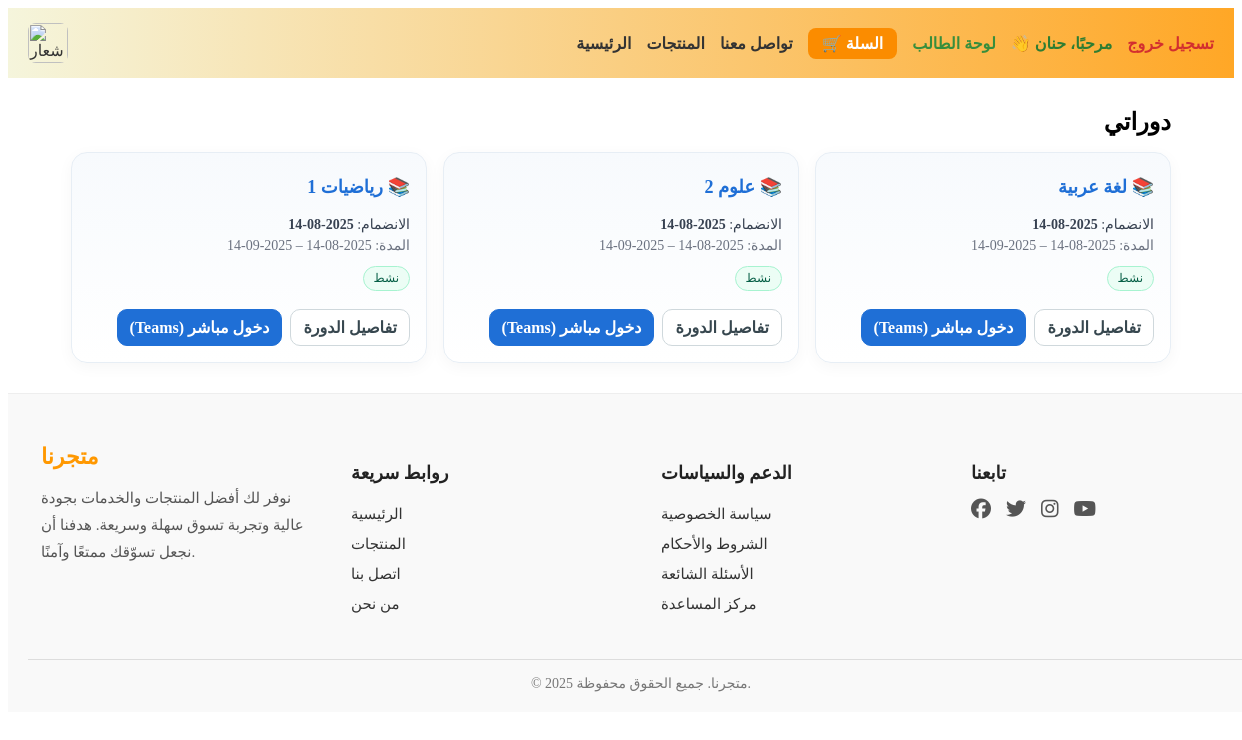
Page /student/courses/ (signed in) on the earlier database version.
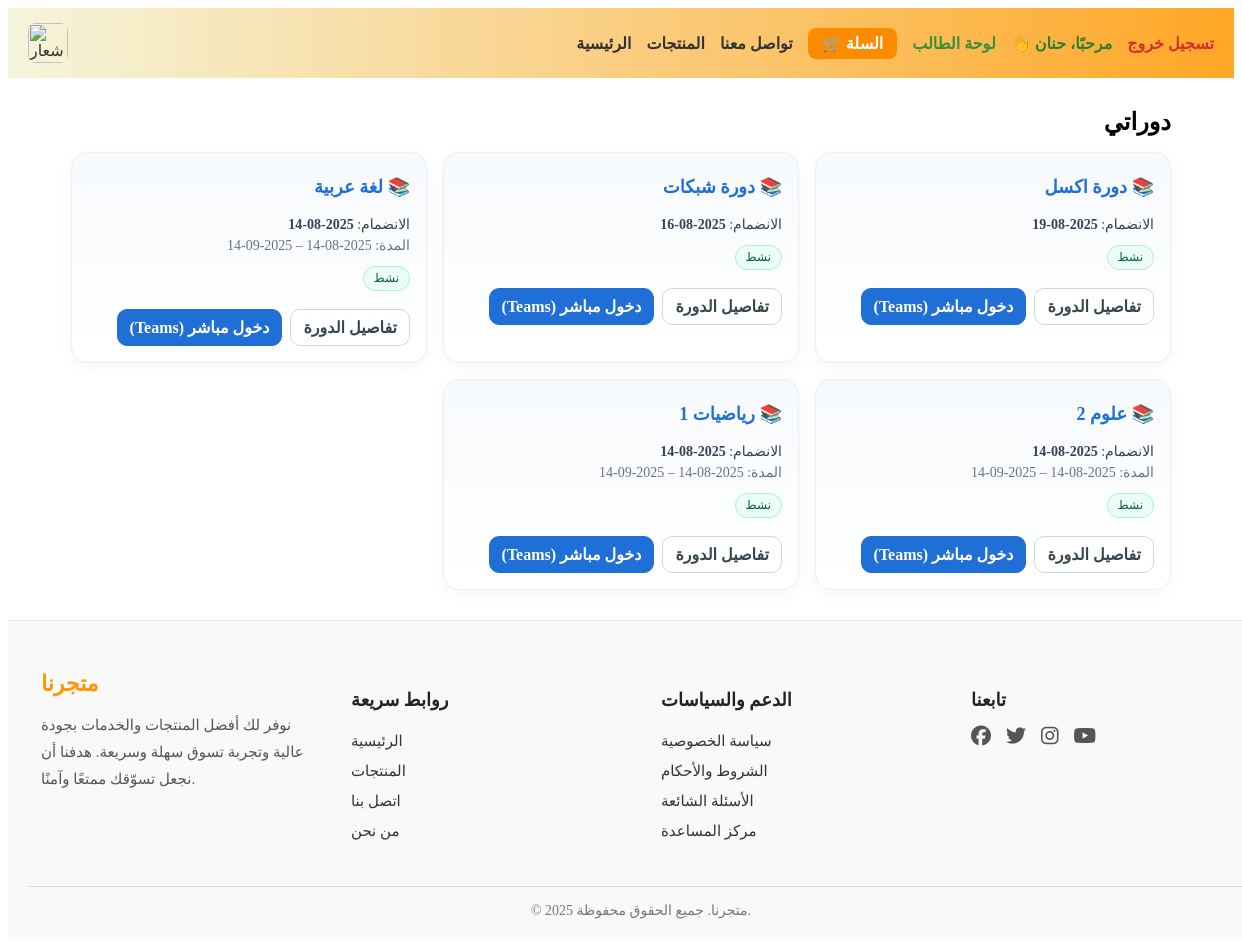
Same page on the later database version.
### core/models.py (models this page shows, shortened)
class CustomUser(AbstractUser):
    role = models.CharField(
        max_length=10,
        choices=ROLE_CHOICES,
        verbose_name="الدور"
    )
    def is_student(self):
        return self.role == 'student'
    class Meta:
        verbose_name = "مستخدم"
        verbose_name_plural = "المستخدمون"

### students/models.py (models this page shows, shortened)
class Enrollment(models.Model):
    STATUS_ACTIVE = "active"
    STATUS_PENDING = "pending"
    STATUS_EXPIRED = "expired"
    STATUS = (
        (STATUS_ACTIVE, "نشط"),
        (STATUS_PENDING, "بانتظار"),
        (STATUS_EXPIRED, "منتهي"),
    )
    student = models.ForeignKey(Student, on_delete=models.CASCADE, related_name="enrollments")
    course = models.ForeignKey(Course, on_delete=models.CASCADE, related_name="enrollments")
    status = models.CharField(max_length=10, choices=STATUS, default=STATUS_ACTIVE)
    joined_at = models.DateTimeField(default=timezone.now)
    starts_at = models.DateTimeField(null=True, blank=True)
    ends_at = models.DateTimeField(null=True, blank=True)
    progress = models.DecimalField(max_digits=5, decimal_places=2, default=0)
    teams_link = models.URLField(blank=True, validators=[validate_https])
    class Meta:
        constraints = [
            UniqueConstraint(fields=["student", "course"], name="uq_enrollment_student_course"),
            CheckConstraint(check=Q(progress__gte=0) & Q(progress__lte=100), name="ck_progress_0_100"),
        ]
        indexes = [
            models.Index(fields=["student"]),
            models.Index(fields=["course"]),
            models.Index(fields=["status"]),
            models.Index(fields=["joined_at"]),
        ]
        ordering = ("-joined_at",)

class Course(models.Model):
    title = models.CharField(max_length=200)
    slug = models.SlugField(unique=True, db_index=True, allow_unicode=True, blank=True)
    is_active = models.BooleanField(default=True)
    start_date = models.DateField(null=True, blank=True)
    end_date = models.DateField(null=True, blank=True)
    duration_days = models.PositiveIntegerField(default=30)
    teams_link = models.URLField(blank=True, validators=[validate_https])
    cover_image_url = models.URLField(blank=True, validators=[validate_https])
    class Meta:
        ordering = ("title",)
        indexes = [
            models.Index(fields=["title"]),
            models.Index(fields=["is_active"]),
        ]
    @property
    def code(self) -> str:
        return self.slug

### students/permissions.py (the view)
    @login_required
    def _wrapped(request, *args, **kwargs):
        if getattr(request.user, "role", None) != "student":
            raise PermissionDenied("غير مصرح")
        return view_func(request, *args, **kwargs)

### students/permissions.py (called while the page is built)
def student_required(view_func):
    @login_required
    def _wrapped(request, *args, **kwargs):
        if getattr(request.user, "role", None) != "student":
            raise PermissionDenied("غير مصرح")
        return view_func(request, *args, **kwargs)
    return _wrapped

### students/views.py (called while the page is built)
def _get_student(request) -> Student:
    student, _ = Student.objects.get_or_create(user=request.user)
    return student

@student_required
@require_http_methods(["GET"])
def my_courses(request):
    s = _get_student(request)
    enrollments = (
        s.enrollments
         .select_related("course")
         .filter(status="active")
         .order_by("-joined_at")
    )
    return render(
        request,
        "students/my_courses.html",
        {"student": s, "enrollments": enrollments, "now": timezone.now()},
    )

### templates/students/my_courses.html (shortened to what this page needs)
{% load static %}
{% include "header.html" %}
<div class="wrapper" style="max-width:1100px;margin:0 auto;padding:30px 16px;" dir="rtl" aria-labelledby="my-courses-title">
  <h2 id="my-courses-title" style="margin:0 0 16px 0;">دوراتي</h2>
  {% if enrollments %}
    <div style="display:grid;grid-template-columns:repeat(auto-fit,minmax(280px,1fr));gap:16px;">
      {% for e in enrollments %}
        <article style="background:linear-gradient(180deg,#f7fafd,#ffffff);
                        border:1px solid #e7eef5;border-radius:16px;padding:16px;
                        box-shadow:0 4px 16px rgba(0,0,0,.04);display:flex;flex-direction:column;gap:10px;">
          <h3 style="margin:6px 0 6px 0;font-size:18px;line-height:1.4;">
            📚
            <a href="{% url 'students:course_detail' e.course.code %}"
               style="text-decoration:none;color:#1f6fd6;">
              {{ e.course.title }}
            </a>
          </h3>
          <div style="color:#374151;font-size:14px;">
            <div>الانضمام: <b>{{ e.joined_at|date:"Y-m-d" }}</b></div>
            {% if e.course.start_date or e.course.end_date %}
              <div style="margin-top:4px;color:#6b7280;">
                المدة:
                <span>{{ e.course.start_date|date:"Y-m-d" }}</span>
                –
                <span>{{ e.course.end_date|date:"Y-m-d" }}</span>
              </div>
            {% endif %}
          </div>
          {% if e.status %}
            <div style="margin-top:2px;">
              {% if e.status == "active" %}
                <span style="display:inline-block;background:#ecfdf5;color:#065f46;
                             border:1px solid #a7f3d0;border-radius:999px;
                             padding:4px 10px;font-size:12px;">
                  نشط
                </span>
              {% elif e.status == "expired" %}
                <span style="display:inline-block;background:#fef2f2;color:#991b1b;
                             border:1px solid #fecaca;border-radius:999px;
                             padding:4px 10px;font-size:12px;">
                  منتهي
                </span>
              {% else %}
                <span style="display:inline-block;background:#f3f4f6;color:#374151;
                             border:1px solid #e5e7eb;border-radius:999px;
                             padding:4px 10px;font-size:12px;">
                  {{ e.status }}
                </span>
              {% endif %}
            </div>
          {% endif %}
          <div style="display:flex;gap:8px;align-items:center;margin-top:8px;flex-wrap:wrap;">
            <a href="{% url 'students:course_detail' e.course.code %}"
               style="text-decoration:none;padding:8px 12px;border-radius:10px;
                      border:1px solid #cfd8dc;background:#fff;color:#37474f;font-weight:600;"
               aria-label="تفاصيل دورة {{ e.course.title }}">
              تفاصيل الدورة
            </a>
            <a href="{% url 'students:join_course' e.course.code %}"
               target="_blank" rel="noopener noreferrer"
               style="text-decoration:none;padding:8px 12px;border-radius:10px;
                      background:#1f6fd6;color:#fff;font-weight:700;border:1px solid #1f6fd6;"
               aria-label="دخول مباشر إلى تيمز لدورة {{ e.course.title }}">
              دخول مباشر (Teams)
            </a>
          </div>
        </article>
      {% endfor %}
    </div>
  {% else %}
    <div style="background:#fff;border:1px dashed #d1d5db;border-radius:12px;padding:20px;color:#6b7280;">
      لا توجد دورات حتى الآن.
    </div>
  {% endif %}
</div>
{% include "footer.html" %}

### templates/header.html (shortened to what this page needs)
{% load static %}
<header style="background: linear-gradient(to right, #f5f5dc, #ffa726); padding: 15px 20px; color: #333;">
  <div style="display: flex; justify-content: space-between; align-items: center; flex-wrap: wrap;">
    <div style="display: flex; align-items: center;">
      <img src="https://res.cloudinary.com/dlql12ycp/image/upload/v1754102032/logo_dexumq.png"
           alt="شعار الموقع"
           style="height: 40px; border-radius: 8px; object-fit: contain;">
    </div>
    <nav id="main-nav" style="display: flex; gap: 15px; align-items: center; flex-wrap: wrap;">
      <a href="/" style="text-decoration: none; color: #333; font-weight: bold;">الرئيسية</a>
      <a href="/products/" style="text-decoration: none; color: #333; font-weight: bold;">المنتجات</a>
      <a href="/contact/" style="text-decoration: none; color: #333; font-weight: bold;">تواصل معنا</a>
      <a href="/cart/"
         style="text-decoration: none; background-color: #fb8c00; color: white; padding: 6px 14px; border-radius: 8px; font-weight: bold;">
         🛒 السلة
      </a>
      {% if user.is_authenticated %}
        {% if user.is_student %}
          <a href="/student/dashboard/" style="text-decoration: none; color: #388e3c; font-weight: bold;">لوحة الطالب</a>
        {% elif user.is_teacher %}
          <a href="/teacher/dashboard/" style="text-decoration: none; color: #1976d2; font-weight: bold;">لوحة المعلم</a>
        {% endif %}
        <span style="font-weight: bold; color: #2e7d32;">👋 مرحبًا، {{ user.get_full_name|default:user.username }}</span>
        <a href="/logout/" style="text-decoration: none; color: #d32f2f; font-weight: bold;">تسجيل خروج</a>
      {% else %}
        <a href="/login/" style="text-decoration: none; color: #333; font-weight: bold;">تسجيل دخول</a>
        <a href="/register/" style="text-decoration: none; color: #333; font-weight: bold;">إنشاء حساب</a>
      {% endif %}
    </nav>
  </div>
</header>

### templates/footer.html
<link rel="stylesheet" href="https://cdnjs.cloudflare.com/ajax/libs/font-awesome/6.5.0/css/all.min.css">
<footer style="background:#f9f9f9; color:#333; padding:50px 20px 20px; width:100%; font-size:15px; border-top:1px solid #eee;">
  <div style="max-width:1200px; margin:auto; display:grid; grid-template-columns:repeat(auto-fit,minmax(220px,1fr)); gap:40px;">
    <div>
      <h2 style="margin:0 0 15px; font-size:22px; color:#ff9800;">متجرنا</h2>
      <p style="line-height:1.8; color:#555;">نوفر لك أفضل المنتجات والخدمات بجودة عالية وتجربة تسوق سهلة وسريعة. هدفنا أن نجعل تسوّقك ممتعًا وآمنًا.</p>
    </div>
    <div>
      <h3 style="margin-bottom:15px; font-size:18px; color:#222;">روابط سريعة</h3>
      <ul style="list-style:none; padding:0; margin:0; line-height:2;">
        <li><a href="/" style="color:#333; text-decoration:none;">الرئيسية</a></li>
        <li><a href="/products/" style="color:#333; text-decoration:none;">المنتجات</a></li>
        <li><a href="/contact/" style="color:#333; text-decoration:none;">اتصل بنا</a></li>
        <li><a href="/about/" style="color:#333; text-decoration:none;">من نحن</a></li>
      </ul>
    </div>
    <div>
      <h3 style="margin-bottom:15px; font-size:18px; color:#222;">الدعم والسياسات</h3>
      <ul style="list-style:none; padding:0; margin:0; line-height:2;">
        <li><a href="/privacy/" style="color:#333; text-decoration:none;">سياسة الخصوصية</a></li>
        <li><a href="/terms/" style="color:#333; text-decoration:none;">الشروط والأحكام</a></li>
        <li><a href="/faq/" style="color:#333; text-decoration:none;">الأسئلة الشائعة</a></li>
        <li><a href="/help/" style="color:#333; text-decoration:none;">مركز المساعدة</a></li>
      </ul>
    </div>
    <div>
      <h3 style="margin-bottom:15px; font-size:18px; color:#222;">تابعنا</h3>
      <div style="display:flex; gap:15px; font-size:20px;">
        <a href="#" style="color:#555;"><i class="fab fa-facebook"></i></a>
        <a href="#" style="color:#555;"><i class="fab fa-twitter"></i></a>
        <a href="#" style="color:#555;"><i class="fab fa-instagram"></i></a>
        <a href="#" style="color:#555;"><i class="fab fa-youtube"></i></a>
      </div>
    </div>
  </div>
  <div style="margin-top:40px; border-top:1px solid #ddd; text-align:center; padding-top:15px; font-size:14px; color:#777;">
    &copy; 2025 متجرنا. جميع الحقوق محفوظة.
  </div>
</footer>

Differences in the rows shown:
added Enrollment: course "دورة اكسل", joined_at "2025-08-19", status "نشط"
added Enrollment: course "دورة شبكات", joined_at "2025-08-16", status "نشط"
